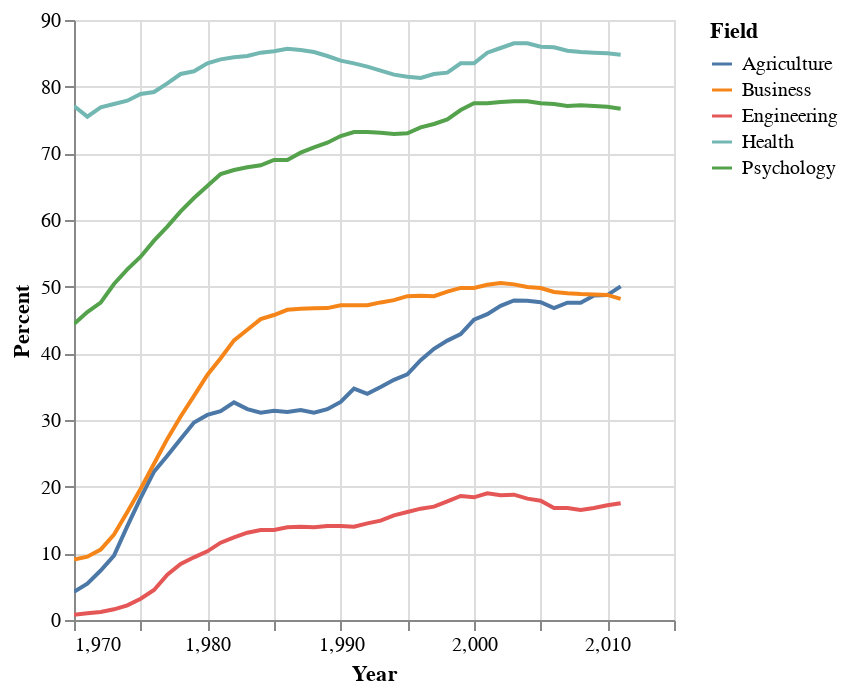

Here is the notebook cell this chart was saved with:
### Code cell
df_tall.plot.line(
    alt.X('Year:Q'), 
    alt.Y('Percent:Q'), 
    alt.Color('Field:N')
)

### Figure 1 — Vega-Lite specification as saved in the notebook (floating-point values rounded to 4 significant figures; data arrays with more than 128 entries replaced by an {"elided": "..."} marker saying what was removed)
{"config": {"view": {"continuousWidth": 300, "continuousHeight": 300}}, "data": {"name": "data-7bd34bc17e6719b4e12365c5b18fa641"}, "mark": {"type": "line", "tooltip": true}, "encoding": {"color": {"field": "Field", "type": "nominal"}, "x": {"field": "Year", "type": "quantitative"}, "y": {"field": "Percent", "type": "quantitative"}}, "params": [{"name": "param_15", "select": {"type": "interval", "encodings": ["x", "y"]}, "bind": "scales"}], "$schema": "https://vega.github.io/schema/vega-lite/v5.20.1.json", "datasets": {"data-7bd34bc17e6719b4e12365c5b18fa641": {"elided": "210 records"}}}
